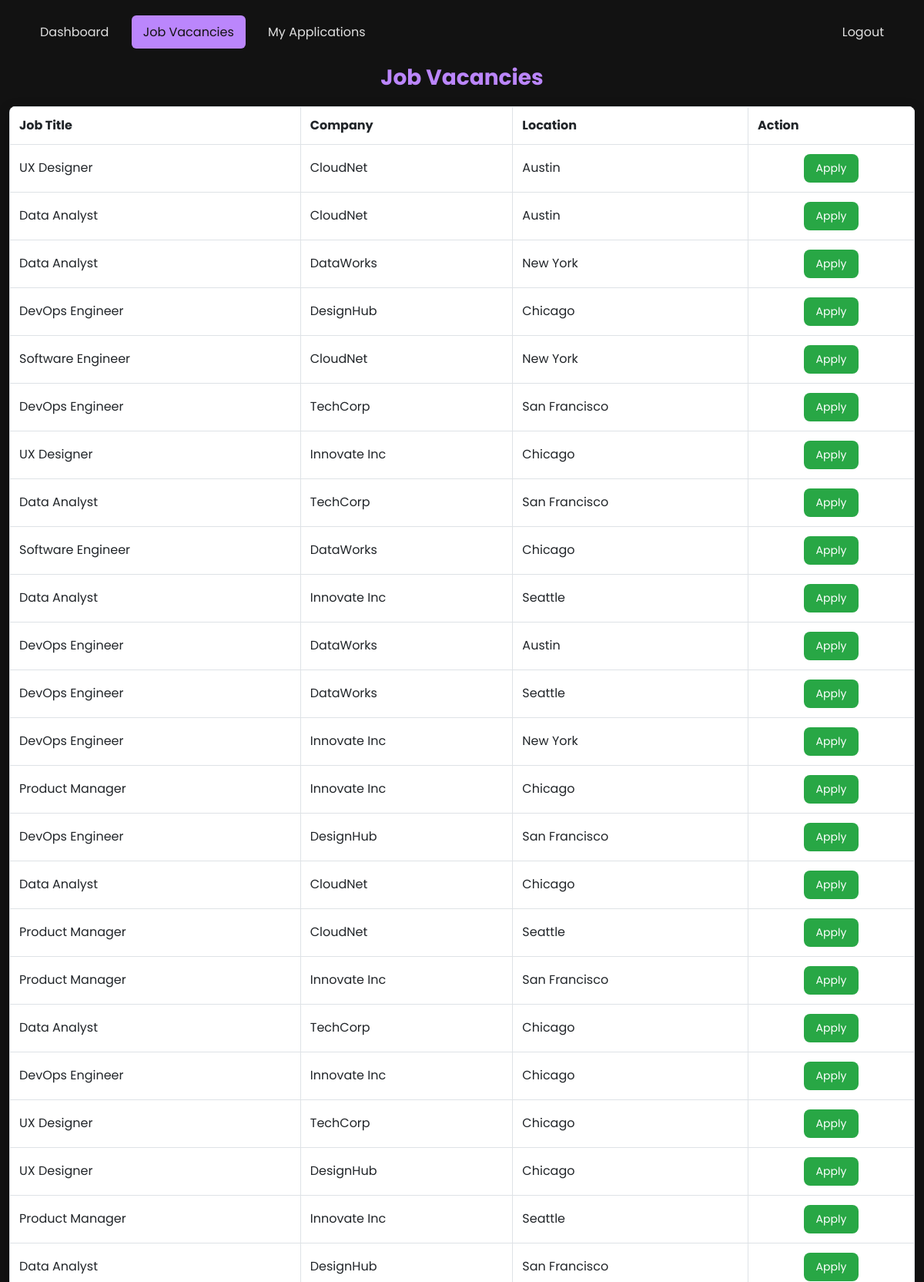
The page /job_vacancies (signed in, upper part) on the database its author committed.
### app.py (models this page shows)
class JobVacancy(db.Model):
    id = db.Column(db.Integer, primary_key=True)
    job_title = db.Column(db.String(100), nullable=False)
    company_name = db.Column(db.String(100), nullable=False)
    location = db.Column(db.String(100), nullable=False)

### app.py (the view)
@app.route('/job_vacancies')
@login_required
def job_vacancies():
    job_vacancies = JobVacancy.query.all()
    job_applications = Application.query.filter_by(user_id=current_user.id).all()
    return render_template('job_vacancies.html', job_vacancies=job_vacancies, job_applications=job_applications)

### app.py (called while the page is built)
@login_manager.user_loader
def load_user(user_id):
    return User.query.get(int(user_id))

### templates/job_vacancies.html (shortened to what this page needs)
<!DOCTYPE html>
<html lang="en">
<head>
    <link href="https://cdn.jsdelivr.net/npm/bootstrap@5.3.0-alpha1/dist/css/bootstrap.min.css" rel="stylesheet" />
</head>
<body>
    <div class="container">
        <div class="navbar">
            <div>
                <a href="{{ url_for('dashboard') }}">Dashboard</a>
                <a href="{{ url_for('job_vacancies') }}" class="active">Job Vacancies</a>
                <a href="{{ url_for('my_applications') }}">My Applications</a>
            </div>
            <div>
                <a href="{{ url_for('logout') }}">Logout</a>
            </div>
        </div>
        <h2>Job Vacancies</h2>
        <table class="table table-bordered">
            <thead>
                <tr>
                    <th>Job Title</th>
                    <th>Company</th>
                    <th>Location</th>
                    <th>Action</th>
                </tr>
            </thead>
            <tbody>
                {% for job in job_vacancies %}
                <tr>
                    <td>{{ job.job_title }}</td>
                    <td>{{ job.company_name }}</td>
                    <td>{{ job.location }}</td>
                    <td>
                        {% set applied = false %}
                        {% for app in job_applications %}
                            {% if app.job_id == job.id %}
                                {% set applied = true %}
                            {% endif %}
                        {% endfor %}
                        {% if not applied %}
                            <form action="{{ url_for('update_status') }}" method="POST" style="display: inline;">
                                <button type="submit" class="btn btn-sm btn-apply">Apply</button>
                            </form>
                        {% else %}
                            <form action="{{ url_for('update_status') }}" method="POST" style="display: inline;">
                                <input type="hidden" name="job_id" value="{{ job.id }}">
                                <input type="hidden" name="action" value="decline">
                                <button type="submit" class="btn btn-sm btn-decline">Decline</button>
                            </form>
                        {% endif %}
                    </td>
                </tr>
                {% endfor %}
            </tbody>
        </table>
    </div>
</body>
</html>

### templates/job_vacancies.html (style rules this page uses)
body { margin: 0; font-family: "Poppins", sans-serif; background-color: #121212; color: #e0e0e0; display: flex; justify-content: center; align-items: flex-start; height: 100vh; padding-top: 20px; }
.container { max-width: 1200px; width: 100%; }
h2 { font-size: 28px; font-weight: 700; margin-bottom: 20px; color: #bb86fc; text-align: center; }
.navbar { display: flex; justify-content: space-between; align-items: center; padding: 10px 20px; border-radius: 8px; margin-bottom: 20px; }
.navbar a { color: #e0e0e0; margin: 5px; text-decoration: none; padding: 10px 15px; border-radius: 6px; transition: all 0.3s ease; }
.navbar a.active { background-color: #bb86fc; color: #121212; }
.table { background: #1e1e1e; color: #e0e0e0; border-radius: 8px; overflow: hidden; box-shadow: 0 4px 15px rgba(0, 0, 0, 0.3); margin-bottom: 20px; }
.table th, .table td { padding: 12px; vertical-align: middle; }
.table tbody tr { background-color: #2b2b2b; transition: background-color 0.3s ease; }
.table td:last-child { text-align: center; }
.btn-apply { background-color: #28a745; color: #fff; border: none; padding: 8px 16px; border-radius: 8px; transition: all 0.3s ease; }

### rows shown on the page
JobVacancy: job_title "UX Designer", company_name "CloudNet", location "Austin"
JobVacancy: job_title "Data Analyst", company_name "CloudNet", location "Austin"
JobVacancy: job_title "Data Analyst", company_name "DataWorks", location "New York"
JobVacancy: job_title "DevOps Engineer", company_name "DesignHub", location "Chicago"
JobVacancy: job_title "Software Engineer", company_name "CloudNet", location "New York"
JobVacancy: job_title "DevOps Engineer", company_name "TechCorp", location "San Francisco"
JobVacancy: job_title "UX Designer", company_name "Innovate Inc", location "Chicago"
JobVacancy: job_title "Data Analyst", company_name "TechCorp", location "San Francisco"
JobVacancy: job_title "Software Engineer", company_name "DataWorks", location "Chicago"
JobVacancy: job_title "Data Analyst", company_name "Innovate Inc", location "Seattle"
JobVacancy: job_title "DevOps Engineer", company_name "DataWorks", location "Austin"
JobVacancy: job_title "DevOps Engineer", company_name "DataWorks", location "Seattle"
JobVacancy: job_title "DevOps Engineer", company_name "Innovate Inc", location "New York"
JobVacancy: job_title "Product Manager", company_name "Innovate Inc", location "Chicago"
JobVacancy: job_title "DevOps Engineer", company_name "DesignHub", location "San Francisco"
JobVacancy: job_title "Data Analyst", company_name "CloudNet", location "Chicago"
JobVacancy: job_title "Product Manager", company_name "CloudNet", location "Seattle"
JobVacancy: job_title "Product Manager", company_name "Innovate Inc", location "San Francisco"
JobVacancy: job_title "Data Analyst", company_name "TechCorp", location "Chicago"
JobVacancy: job_title "DevOps Engineer", company_name "Innovate Inc", location "Chicago"
JobVacancy: job_title "UX Designer", company_name "TechCorp", location "Chicago"
JobVacancy: job_title "UX Designer", company_name "DesignHub", location "Chicago"
JobVacancy: job_title "Product Manager", company_name "Innovate Inc", location "Seattle"
JobVacancy: job_title "Data Analyst", company_name "DesignHub", location "San Francisco"
